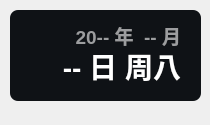
<?xml version="1.0" encoding="UTF-8"?>
<ui version="4.0">
 <class>Theme</class>
 <widget class="QWidget" name="Form">
  <property name="geometry">
   <rect>
    <x>0</x>
    <y>0</y>
    <width>210</width>
    <height>125</height>
   </rect>
  </property>
  <property name="minimumSize">
   <size>
    <width>0</width>
    <height>0</height>
   </size>
  </property>
  <property name="maximumSize">
   <size>
    <width>16777215</width>
    <height>65536</height>
   </size>
  </property>
  <property name="windowTitle">
   <string>时间</string>
  </property>
  <widget class="QLabel" name="date_text">
   <property name="geometry">
    <rect>
     <x>20</x>
     <y>20</y>
     <width>161</width>
     <height>31</height>
    </rect>
   </property>
   <property name="font">
    <font>
     <family>Microsoft YaHei UI</family>
     <pointsize>14</pointsize>
     <weight>75</weight>
     <bold>true</bold>
    </font>
   </property>
   <property name="styleSheet">
    <string notr="true">color: rgba(255, 255, 255, 150);
font-weight: bold;</string>
   </property>
   <property name="text">
    <string>20-- 年  -- 月</string>
   </property>
   <property name="textFormat">
    <enum>Qt::PlainText</enum>
   </property>
   <property name="alignment">
    <set>Qt::AlignRight|Qt::AlignTrailing|Qt::AlignVCenter</set>
   </property>
  </widget>
  <widget class="QLabel" name="day_text">
   <property name="geometry">
    <rect>
     <x>30</x>
     <y>40</y>
     <width>151</width>
     <height>51</height>
    </rect>
   </property>
   <property name="font">
    <font>
     <family>Microsoft YaHei UI</family>
     <pointsize>21</pointsize>
     <weight>75</weight>
     <bold>true</bold>
    </font>
   </property>
   <property name="styleSheet">
    <string notr="true">border: none;
color: rgba(255, 255, 255, 255);
font-weight: bold</string>
   </property>
   <property name="text">
    <string>-- 日 周八</string>
   </property>
   <property name="textFormat">
    <enum>Qt::PlainText</enum>
   </property>
   <property name="alignment">
    <set>Qt::AlignRight|Qt::AlignTrailing|Qt::AlignVCenter</set>
   </property>
  </widget>
  <widget class="QLabel" name="backgnd">
   <property name="geometry">
    <rect>
     <x>10</x>
     <y>10</y>
     <width>191</width>
     <height>91</height>
    </rect>
   </property>
   <property name="styleSheet">
    <string notr="true">background-color: rgba(15, 18, 22, 255);
border-radius: 8px</string>
   </property>
   <property name="text">
    <string/>
   </property>
  </widget>
  <zorder>backgnd</zorder>
  <zorder>date_text</zorder>
  <zorder>day_text</zorder>
 </widget>
 <resources/>
 <connections/>
</ui>
